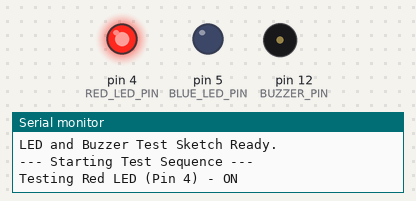
Simulated run of this sketch. Board: Arduino Uno, built with avr-gcc and run on an emulated ATmega328P. On the bench: output pins drawn as LEDs (lit = HIGH), buzzer (waves = sounding), the last lines printed to the serial monitor.

Above: at 0.5 s.
At 3.98 s:
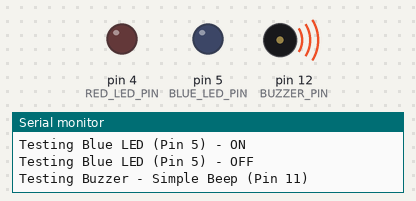
At 7.7 s:
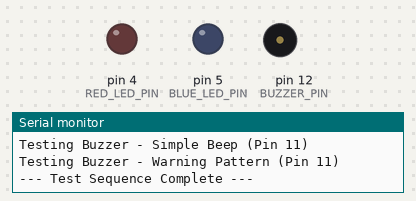
At 11.3 s:
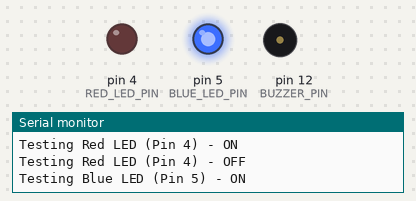
Timing chart, 0 to 12.1 s (numbered marks = the images above):
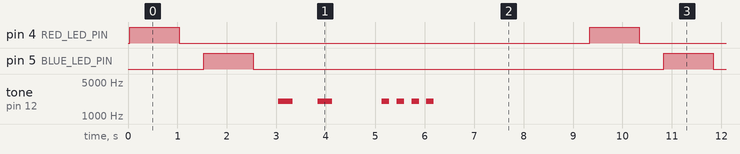

Measured:
- by itself, pin 4 (RED_LED_PIN), pin 5 (BLUE_LED_PIN): alternates HIGH for 1.0 s and LOW for 8.3 s
- by itself, tone on pin 12 (BUZZER_PIN): repeats every 9.3 s: silent 0.50 s, 2000 Hz 0.30 s, silent 1.0 s, 3 × (2000 Hz 0.15 s, silent 0.15 s), 2000 Hz 0.15 s, silent 6.2 s, 2000 Hz 0.30 s

The sketch:

testting_gate.ino
```cpp
// Pin Definitions (consistent with your gate_updated.ino)
#define RED_LED_PIN 4
#define BLUE_LED_PIN 5
#define BUZZER_PIN 12

void setup() {
  Serial.begin(9600); // Initialize serial communication for debugging
  pinMode(RED_LED_PIN, OUTPUT);
  pinMode(BLUE_LED_PIN, OUTPUT);
  pinMode(BUZZER_PIN, OUTPUT);

  // Ensure everything is off at startup
  digitalWrite(RED_LED_PIN, LOW);
  digitalWrite(BLUE_LED_PIN, LOW);
  digitalWrite(BUZZER_PIN, LOW); // For passive buzzer, ensure no tone is playing
  noTone(BUZZER_PIN); // Explicitly stop any potential tone
  Serial.println("LED and Buzzer Test Sketch Ready.");
}

void loop() {
  Serial.println("--- Starting Test Sequence ---");

  // Test Red LED
  Serial.println("Testing Red LED (Pin 4) - ON");
  digitalWrite(RED_LED_PIN, HIGH);
  delay(1000); // Keep on for 1 second
  Serial.println("Testing Red LED (Pin 4) - OFF");
  digitalWrite(RED_LED_PIN, LOW);
  delay(500);

  // Test Blue LED
  Serial.println("Testing Blue LED (Pin 5) - ON");
  digitalWrite(BLUE_LED_PIN, HIGH);
  delay(1000); // Keep on for 1 second
  Serial.println("Testing Blue LED (Pin 5) - OFF");
  digitalWrite(BLUE_LED_PIN, LOW);
  delay(500);

  // Test Buzzer - Simple Beep (like gate opening)
  Serial.println("Testing Buzzer - Simple Beep (Pin 11)");
  tone(BUZZER_PIN, 2000); // Play 1000 Hz tone
  delay(300);            // For 300 milliseconds
  noTone(BUZZER_PIN);    // Stop tone
  delay(500);
  tone(BUZZER_PIN, 2000); // Play 1000 Hz tone again
  delay(300);
  noTone(BUZZER_PIN);
  delay(1000); // Pause before next test

  // Test Buzzer - Warning Pattern (like denied access)
  Serial.println("Testing Buzzer - Warning Pattern (Pin 11)");
  for (int i = 0; i < 4; i++) { // Four rapid, higher-pitched beeps
    tone(BUZZER_PIN, 2000); // Play 2000 Hz tone
    delay(150);
    noTone(BUZZER_PIN);
    delay(150);
  }
  delay(1000); // Pause before repeating sequence

  Serial.println("--- Test Sequence Complete ---");
  delay(2000); // Long pause before repeating the entire sequence
}
```
